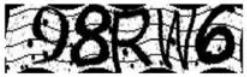
#> input picture Image Processing/Sample.png, 247 x 77 px
$ python ImageProcess.py
#> lines starting #> are read from the running program, lines starting #| are printed output that depends on the picture; after the words box and inside, x2 and y2 are one past the last pixel; in counts of white or black regions, pixels touching at a corner belong together
import cv2
import matplotlib.pyplot as plt

img = cv2.imread('Sample.png', cv2.IMREAD_GRAYSCALE)
#> img is the input picture: shape (77, 247); min 0, max 255, mean 143.8
blurred = cv2.GaussianBlur(img, (5,5), 0) # i use gaussianblur to smoothen and remove noise from image
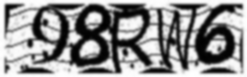
#> blurred: shape (77, 247); min 1, max 255, mean 143.8
threshold = cv2.threshold(img, 0, 255, cv2.THRESH_BINARY+cv2.THRESH_OTSU)[1]
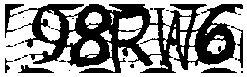
#> threshold: shape (77, 247); 57.2% white; 22 black regions (16 under 20 px), largest, box (x1, y1, x2, y2) and area: (18, 4, 243, 73) 7383, (5, 4, 24, 38) 202, (18, 65, 54, 73) 161, (201, 67, 237, 73) 136, (231, 26, 243, 68) 123, (5, 58, 13, 73) 43
#THRESH_BINARY seperates the black and whites
#THRESH_OTSU iterating through all the possible threshold values and calculating a measure of spread for the pixel levels each side of the threshold

cv2.imwrite('Processed.png', threshold) # saves the processed image

plt.subplot(121)
plt.imshow(cv2.cvtColor(img, cv2.COLOR_BGR2RGB))
plt.title('Original Image')
plt.xticks([])
plt.yticks([])
plt.subplot(122)
plt.imshow(threshold, "gray")
plt.title('Processed Image')
plt.xticks([])
plt.yticks([])
plt.show()
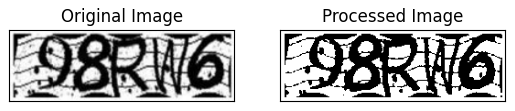
#> figure drawn by matplotlib, 2 panels
